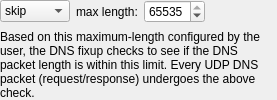
         <widget class="QWidget" name="label657">
          <attribute name="title">
           <string>dns</string>
          </attribute>
          <layout class="QGridLayout">
           <property name="margin">
            <number>0</number>
           </property>
           <item row="1" column="0" colspan="4">
            <widget class="QLabel" name="label666">
             <property name="text">
              <string>Based on this maximum-length configured by the user, the DNS fixup checks to see if the DNS packet length is within this limit. Every UDP DNS packet (request/response) undergoes the above check.</string>
             </property>
             <property name="alignment">
              <set>Qt::AlignLeading|Qt::AlignLeft|Qt::AlignVCenter</set>
             </property>
             <property name="wordWrap">
              <bool>true</bool>
             </property>
            </widget>
           </item>
           <item row="0" column="1">
            <widget class="QLabel" name="label665">
             <property name="text">
              <string>max length:</string>
             </property>
             <property name="alignment">
              <set>Qt::AlignCenter</set>
             </property>
             <property name="wordWrap">
              <bool>false</bool>
             </property>
             <property name="buddy">
              <cstring>pix_dns_max_length</cstring>
             </property>
            </widget>
           </item>
           <item row="0" column="2">
            <widget class="QSpinBox" name="pix_dns_max_length">
             <property name="minimum">
              <number>512</number>
             </property>
             <property name="maximum">
              <number>65535</number>
             </property>
             <property name="value">
              <number>65535</number>
             </property>
            </widget>
           </item>
           <item row="0" column="0">
            <widget class="QComboBox" name="pix_dns_switch">
             <item>
              <property name="text">
               <string>skip</string>
              </property>
             </item>
             <item>
              <property name="text">
               <string>enable</string>
              </property>
             </item>
             <item>
              <property name="text">
               <string>disable</string>
              </property>
             </item>
            </widget>
           </item>
           <item row="0" column="3">
            <spacer>
             <property name="orientation">
              <enum>Qt::Horizontal</enum>
             </property>
             <property name="sizeType">
              <enum>QSizePolicy::Expanding</enum>
             </property>
             <property name="sizeHint" stdset="0">
              <size>
               <width>40</width>
               <height>20</height>
              </size>
             </property>
            </spacer>
           </item>
          </layout>
         </widget>
